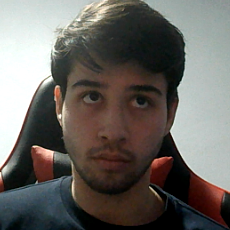
#> input picture Data/enzo/107.png, 230 x 230 px, given in place of the camera
$ python CollectData.py
#> lines starting #> are read from the running program, lines starting #| are printed output that depends on the picture; after the words box and inside, x2 and y2 are one past the last pixel; in counts of white or black regions, pixels touching at a corner belong together
### FaceDetection.py
import cv2
import os

BASE_DIR = os.getcwd()
dataFile = os.path.join(BASE_DIR, 'Data')
testFiles = os.path.join(dataFile, "Enzo")

HaarFiles = os.path.join(dataFile, "Haarcascade")


def frontalFaceDetection(img):
    haarcascade_model = os.path.join(HaarFiles, "haarcascade_frontalface_alt.xml")

    # Load the cascade function
    face_cascade = cv2.CascadeClassifier(haarcascade_model)

    # convert image to greyscale
    grey_img = cv2.cvtColor(img, cv2.COLOR_BGR2GRAY)

    # detect faces
    scale_factor = 1.1  # resizing scale factor
    min_neighbor = 5  # number of neighbor each candidate rectangle should have to retain it
    front_face_coord = face_cascade.detectMultiScale(grey_img, scale_factor, min_neighbor)

    return front_face_coord


# [15 lines left out: function profileFaceDetection, not called in this run]

### Preprocessing.py
import numpy as np
import cv2
from math import sqrt


def resize(img, size):

    img = cv2.resize(img, (size, size))

    return img


def crop(img, face_coord, scale_around_face):
    y1 = face_coord[0]
    x1 = face_coord[1]
    y2 = face_coord[2]
    x2 = face_coord[3]
    row, col, rgb = img.shape

    # verify if the frame is big enough to crop the face with 40% around it
    if (x2 + 2 * int(scale_around_face * x2) < 0.95 * col) and (y2 + 2 * int(scale_around_face * x2) < 0.95 * row) and (x1 - int(scale_around_face * x2)) > 0 and (y1 - int(scale_around_face * x2)) > 0:
        img = img[x1 - int(scale_around_face * x2): x1 + x2 + int(scale_around_face * x2), y1 - int(scale_around_face * x2): y1 + y2 + int(scale_around_face * x2)]

    return img

# [5 lines left out: function normalize, not called in this run]

# brightness

### CollectData.py
import cv2
import os
from FaceDetection import frontalFaceDetection, profileFaceDetection
from Preprocessing import crop, resize


BASE_DIR = os.getcwd()
dataFold = os.path.join(BASE_DIR, "Data")

name = str(input("Enter your Name: ")).lower()
#> the answer given: Data/enzo/107.png
newDataFold = os.path.join(dataFold, "DataSet", "FaceSet", name)

# create the new data directory if it does not exist
if not os.path.exists(newDataFold):
    os.mkdir(newDataFold)

# get the video capture
cam = cv2.VideoCapture(0)

count = 0

if not cam.isOpened():
    print("Error opening video stream or file")
    exit()

while cam.isOpened():
    # capture frame by frame
    ret, frame = cam.read()  # ret: bool that check if the frame is read correctly
#> frame is the input picture: shape (230, 230, 3); mean B, G, R 97.2, 101.8, 105.5

    if not ret:
        print("Can't receive frame. Exiting ...")
        break

    # detect frontal face
    face_coord = frontalFaceDetection(frame)
#> in frontalFaceDetection, `grey_img = cv2.cvtColor(img, cv2.COLOR_BGR2GRAY)`:
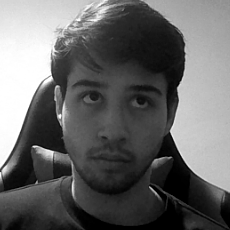
#> grey_img: shape (230, 230); min 0, max 255, mean 102.3
#> in frontalFaceDetection, `front_face_coord = face_cascade.detectMultiScale(grey_img, scale_facto..`: front_face_coord = [[52, 53, 126, 126]]
#> face_coord = [[52, 53, 126, 126]]

    # detect profile face
    if len(face_coord) == 0:
        face_coord = profileFaceDetection(frame)

    # crop the frame around the face
    if len(face_coord) > 0:
        x1_big, y1_big, x2_big, y2_big = face_coord[0]
#> x1_big = 52; y1_big = 53; x2_big = 126; y2_big = 126

        for (x1, y1, x2, y2) in face_coord:
            # find the biggest face among the detected ones
            if (x1_big < x1 and y1_big < y1) or (x1_big + x2_big < x1 + x2 and y1_big + y2_big < y1 + y2):
                x1_big, y1_big, x2_big, y2_big = (x1, y1, x2, y2)

            # crop the frame around the face
            scale_around_face = 1 / 100
            roi = crop(frame, (x1_big, y1_big, x2_big, y2_big), scale_around_face)

            # resize the image to 224px by 224px
            size = 224
            roi = resize(roi, size)

            # save the image of the face
            cv2.imwrite(os.path.join(newDataFold, str(count) + ".png"), roi)
            print("Creating Image............." + os.path.join(newDataFold, str(count) + ".png"))

            count += 1

            # draw a rectangle around every detected faces for the video
            rectangle_color = (255, 0, 0)
            thickness = 2
            cv2.rectangle(frame, (x1, y1), (x1 + x2, y1 + y2), rectangle_color, thickness)
#> this loop made 1 pass
#> (scale_around_face, row in crop, col in crop, rgb in crop) on pass 1: (0.01, 230, 230, 3)
#> (printed output is left out)
#> pass 1, in crop, `img = img[x1 - int(scale_around_face * x2): x1 + x2 + int(scale_around..`:
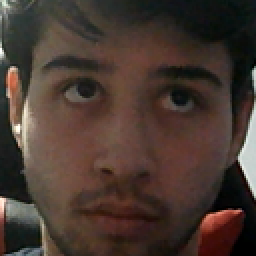
#> img: shape (128, 128, 3) (shown 2 times larger); mean of channels 0, 1, 2 48.6, 56.5, 72; drawn as B, G, R
#> after the loop:
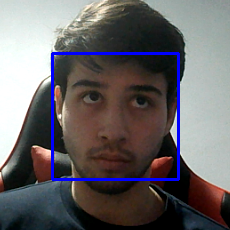
#> frame: shape (230, 230, 3); 2.85% of pixels changed, all inside (x1, y1, x2, y2) = (51, 52, 180, 181)
#> after the loop, count = 1; x1_big = 52; x2_big = 126; y1_big = 53; y2_big = 126

    if count > 299:
        break

    # display the capture
    cv2.imshow("frame", frame)

    # stop if the x key is pressed
    if cv2.waitKey(1) == ord('x'):
#> (key x is pressed here)
        break

# release the capture
cam.release()
cv2.destroyAllWindows()

$ run again, on Data/enzo/211.png
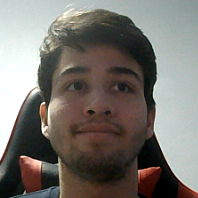
#> input picture Data/enzo/211.png, 198 x 198 px, given in place of the camera
#> frame is the input picture: shape (198, 198, 3); mean B, G, R 109.3, 115.3, 119.6
#> front_face_coord = [[40, 42, 115, 115]]
#> `x1_big, y1_big, x2_big, y2_big = face_coord[0]`: x1_big = 40; y1_big = 42; x2_big = 115
#> the loop `for (x1, y1, x2, y2) in face_coord:` made 1 pass
#> (scale_around_face, row in crop, col in crop, rgb in crop) on pass 1: (0.01, 198, 198, 3)
#> (printed output is left out)
#> pass 1, in crop, `img = img[x1 - int(scale_around_face * x2): x1 + x2 + int(scale_around..`:
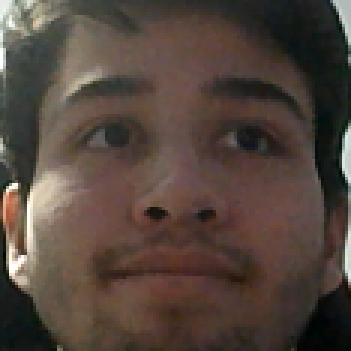
#> img: shape (117, 117, 3) (shown 3 times larger); mean of channels 0, 1, 2 61.1, 69.4, 83.4; drawn as B, G, R
#> after the loop `for (x1, y1, x2, y2) in face_coord:`:
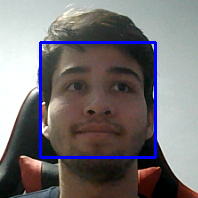
#> frame: shape (198, 198, 3); 3.51% of pixels changed, all inside (x1, y1, x2, y2) = (39, 41, 157, 159)
#> after the loop `for (x1, y1, x2, y2) in face_coord:`: count = 1; x1_big = 40; x2_big = 115; y1_big = 42; y2_big = 115

$ run again, on Data/enzo/309.png
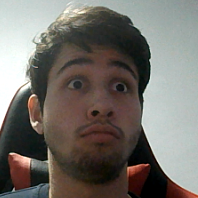
#> input picture Data/enzo/309.png, 198 x 198 px, given in place of the camera
#> frame is the input picture: shape (198, 198, 3); mean B, G, R 105.6, 111.5, 115.7
#> front_face_coord = [[42, 41, 114, 114]]
#> `x1_big, y1_big, x2_big, y2_big = face_coord[0]`: x1_big = 42; y1_big = 41; x2_big = 114
#> the loop `for (x1, y1, x2, y2) in face_coord:` made 1 pass
#> (scale_around_face, row in crop, col in crop, rgb in crop) on pass 1: (0.01, 198, 198, 3)
#> (printed output is left out)
#> pass 1, in crop, `img = img[x1 - int(scale_around_face * x2): x1 + x2 + int(scale_around..`:
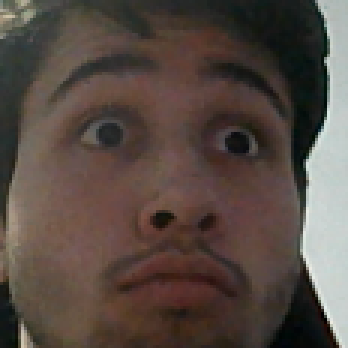
#> img: shape (116, 116, 3) (shown 3 times larger); mean of channels 0, 1, 2 67.4, 74.4, 86.9; drawn as B, G, R
#> after the loop `for (x1, y1, x2, y2) in face_coord:`:
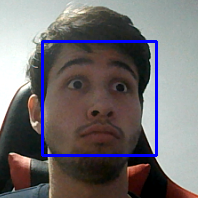
#> frame: shape (198, 198, 3); 3.48% of pixels changed, all inside (x1, y1, x2, y2) = (41, 40, 158, 157)
#> after the loop `for (x1, y1, x2, y2) in face_coord:`: count = 1; x1_big = 42; x2_big = 114; y1_big = 41; y2_big = 114

$ run again, on Data/enzo/323.png
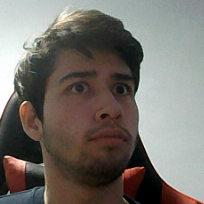
#> input picture Data/enzo/323.png, 204 x 204 px, given in place of the camera
#> frame is the input picture: shape (204, 204, 3); mean B, G, R 107.3, 113.5, 118
#> front_face_coord = [[44, 46, 115, 115]]
#> `x1_big, y1_big, x2_big, y2_big = face_coord[0]`: x1_big = 44; y1_big = 46; x2_big = 115
#> the loop `for (x1, y1, x2, y2) in face_coord:` made 1 pass
#> (scale_around_face, row in crop, col in crop, rgb in crop) on pass 1: (0.01, 204, 204, 3)
#> (printed output is left out)
#> pass 1, in crop, `img = img[x1 - int(scale_around_face * x2): x1 + x2 + int(scale_around..`:
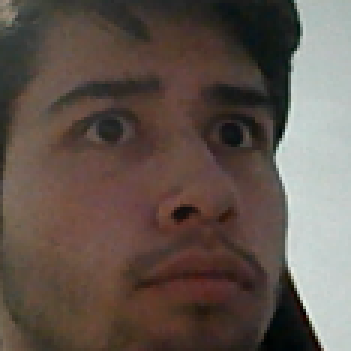
#> img: shape (117, 117, 3) (shown 3 times larger); mean of channels 0, 1, 2 77.1, 84.7, 97.4; drawn as B, G, R
#> after the loop `for (x1, y1, x2, y2) in face_coord:`:
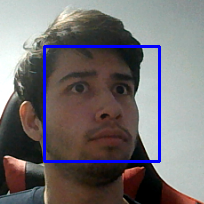
#> frame: shape (204, 204, 3); 3.31% of pixels changed, all inside (x1, y1, x2, y2) = (43, 45, 161, 163)
#> after the loop `for (x1, y1, x2, y2) in face_coord:`: count = 1; x1_big = 44; x2_big = 115; y1_big = 46; y2_big = 115
